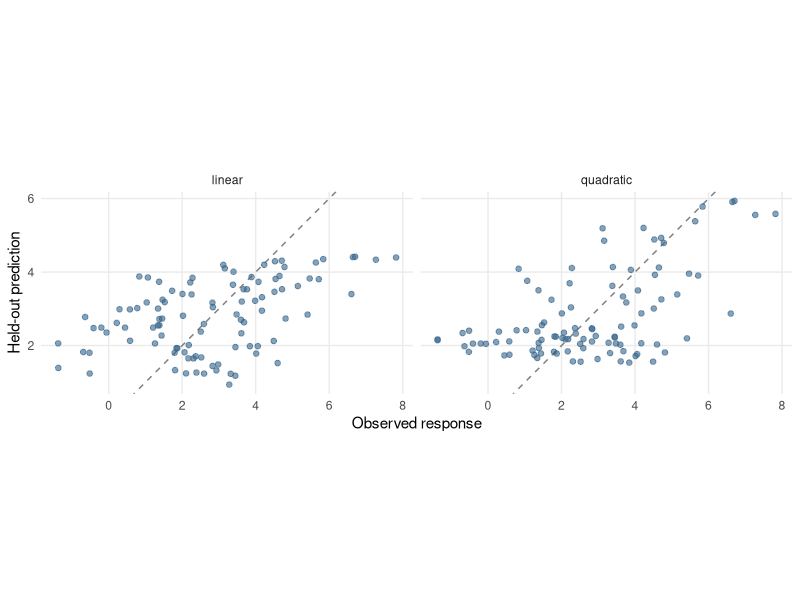

This figure's R source:
## ---- chunk 1
library(ggplot2)
theme_set(theme_minimal(base_size = 11) +
            theme(legend.position = "bottom",
              panel.grid.minor = element_blank()))

set.seed(8561)
n <- 100
x <- runif(n, -2, 2)
dat <- data.frame(x = x, y = 2 + x + 0.7 * x^2 + rnorm(n, sd = 1.5))
fold <- sample(rep(1:5, length.out = n))
models <- list(linear = y ~ x, quadratic = y ~ x + I(x^2))
pred <- matrix(NA_real_, n, length(models),
               dimnames = list(NULL, names(models)))
for (k in 1:5) {
  for (j in seq_along(models)) {
    fit <- lm(models[[j]], data = dat[fold != k, ])
    pred[fold == k, j] <- predict(fit, newdata = dat[fold == k, ])
  }
}
cv_mse <- colMeans((dat$y - pred)^2)
cv_mse
## ---- chunk 2
#| label: fig-validation-predictions
#| fig-cap: "Predictions made for held-out observations. Every plotted prediction comes from a fit that excluded that observation's fold."
#| fig-width: 7
#| fig-height: 3.8
validation <- data.frame(observed = rep(dat$y, times = ncol(pred)),
                          predicted = as.vector(pred),
                          model = rep(colnames(pred), each = nrow(pred)))
ggplot(validation, aes(observed, predicted)) +
  geom_abline(intercept = 0, slope = 1, linetype = "dashed",
    colour = "grey50") +
  geom_point(alpha = 0.6, colour = "steelblue4", size = 1.6) +
  facet_wrap(~ model, nrow = 1) +
  coord_equal() +
  labs(x = "Observed response", y = "Held-out prediction")
